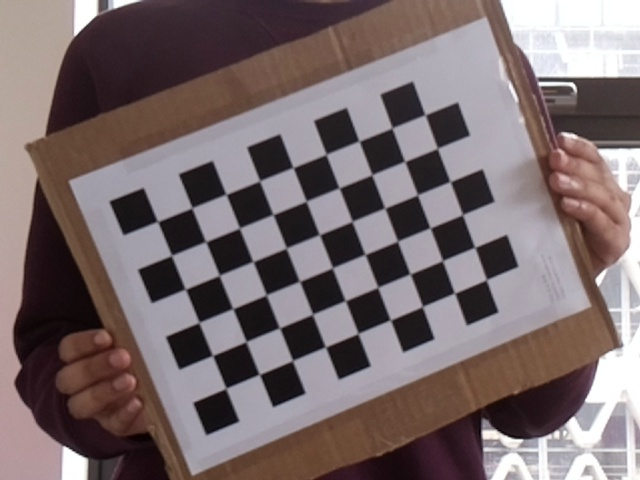
#> input picture opencv/calibration_images/10.jpg, 640 x 480 px; its folder holds only this picture in this run
$ python calibration.py
#> lines starting #> are read from the running program, lines starting #| are printed output that depends on the picture; after the words box and inside, x2 and y2 are one past the last pixel; in counts of white or black regions, pixels touching at a corner belong together; long printed decimals are rounded
#!/usr/bin/env python3
"""
This file contains the script we used to acquire the camera distortion coefficients.
Not this is not our own work, we copied the code from:
https://docs.opencv2.org/3.4/dc/dbb/tutorial_py_calibration.html
"""

import numpy as np
import cv2
import glob

# termination criteria
criteria = (cv2.TERM_CRITERIA_EPS + cv2.TERM_CRITERIA_MAX_ITER, 24, 0.001)

# prepare object points, like (0,0,0), (1,0,0), (2,0,0) ....,(6,5,0)
objp = np.zeros((6*9,3), np.float32)
objp[:,:2] = np.mgrid[0:9,0:6].T.reshape(-1,2)

# Arrays to store object points and image points from all the images.
objpoints = [] # 3d point in real world space
imgpoints = [] # 2d points in image plane.

images = glob.glob('calibration_images/*.jpg')

for fname in images:
	img = cv2.imread(fname)
#> img is the input picture: shape (480, 640, 3); mean B, G, R 108.8, 107.5, 121
	gray = cv2.cvtColor(img, cv2.COLOR_BGR2GRAY)
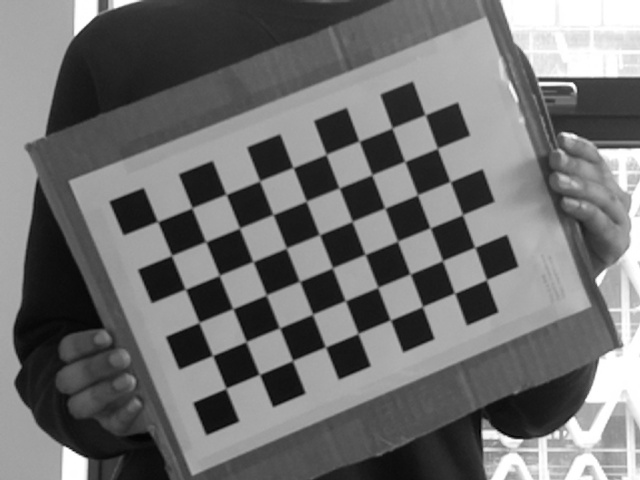
#> gray: shape (480, 640); min 3, max 255, mean 111.7

	# Find the chess board corners
	ret, corners = cv2.findChessboardCorners(gray, (9,6), None)
#> ret = True; corners = 54 rows, first 8: [158.3, 222.3], [191.9, 207.9], [226.6, 194.8], [259.5, 181.3], [293.4, 167.8], [325.9, 154.9], [359.2, 141.4], [391.8, 128]

	# If found, add object points, image points (after refining them)
	if ret == True:
		objpoints.append(objp)

		corners2 = cv2.cornerSubPix(gray,corners, (11,11), (-1,-1), criteria)
#> corners2 = 54 rows, first 8: [157.5, 221.5], [192, 207.8], [226.1, 194.4], [259.6, 180.9], [293, 167.5], [326.1, 154.4], [359.1, 141.1], [392.1, 128]
		imgpoints.append(corners)

		# Draw and display the corners
		cv2.drawChessboardCorners(img, (9,6), corners2, ret)
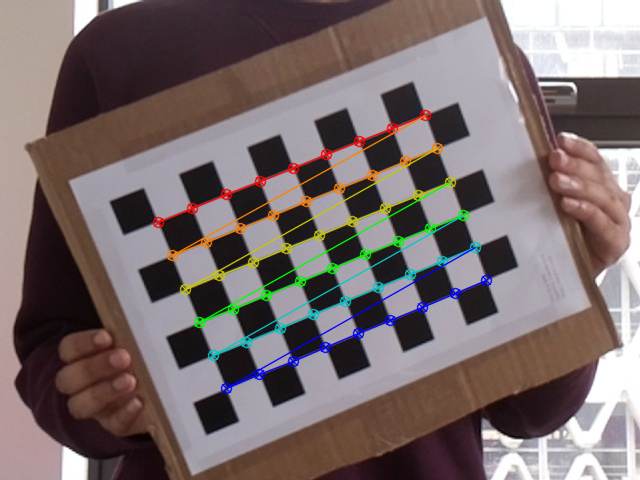
#> img: shape (480, 640, 3); 4.14% of pixels changed, all inside (x1, y1, x2, y2) = (152, 109, 493, 395)
		cv2.imshow('img', img)
		cv2.waitKey(500)

cv2.destroyAllWindows()

ret, mtx, dist, rvecs, tvecs = cv2.calibrateCamera(objpoints, imgpoints, gray.shape[::-1], None, None)
#> ret = 0.144; mtx = [[831, 0, 308.1], [0, 837.8, 230], [0, 0, 1]]; dist = [[-0.133, 12.04, -0.00041, -0.00923, -177.7]]; rvecs = ([0.0751, -0.0669, -0.38],); tvecs = ([-4.13, -0.232, 22.93],)

print(mtx)
#| [[830.975   0.         308.126]
#|  [  0.         837.834 230.001]
#|  [  0.           0.           1.        ]]
print(dist)
#| [[-1.33072075e-01  1.20410121e+01 -4.09806660e-04 -9.22831952e-03
#|   -1.77731122e+02]]
exit()
#> (the program exits here)

$ run again, on opencv/calibration_images/14.jpg
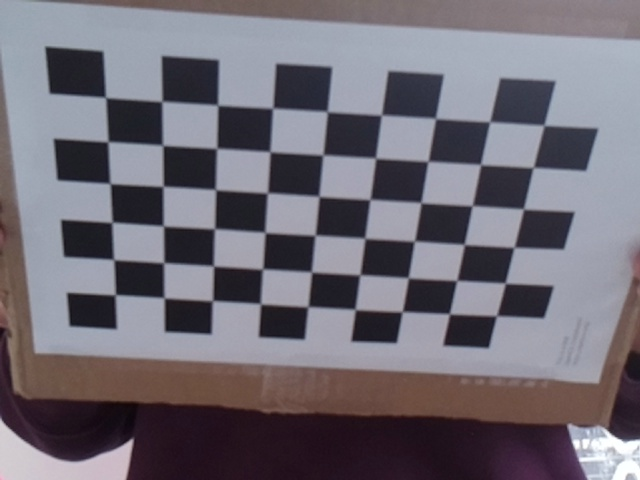
#> input picture opencv/calibration_images/14.jpg, 640 x 480 px
#> img is the input picture: shape (480, 640, 3); mean B, G, R 117.3, 107.9, 112.3
#> `gray = cv2.cvtColor(img, cv2.COLOR_BGR2GRAY)`:
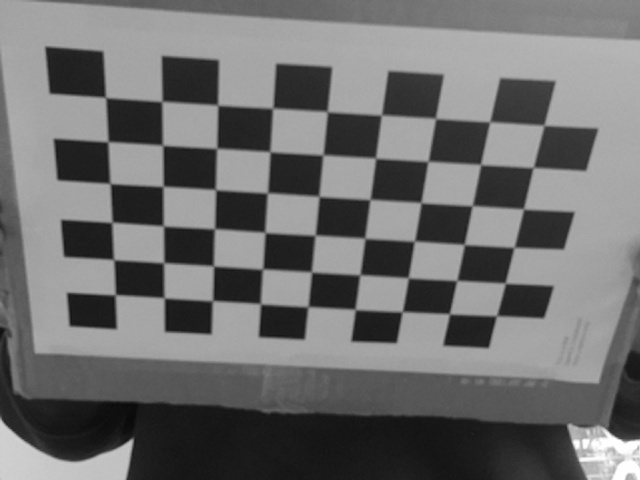
#> gray: shape (480, 640); min 9, max 255, mean 110.3
#> `ret, corners = cv2.findChessboardCorners(gray, (9,6), None)`: ret = True; corners = 54 rows, first 8: [105.4, 97.49], [161.5, 101.7], [217.9, 105.9], [272.6, 108.5], [326.9, 111.8], [381.4, 115.1], [435.9, 119.2], [489.4, 121.9]
#> corners2 = 54 rows, first 8: [105.6, 97.43], [161.9, 101.4], [217.7, 105.1], [272.8, 108.2], [327.3, 111.6], [381.4, 115.1], [435.6, 118.4], [489.7, 121.8]
#> `cv2.drawChessboardCorners(img, (9,6), corners2, ret)`:
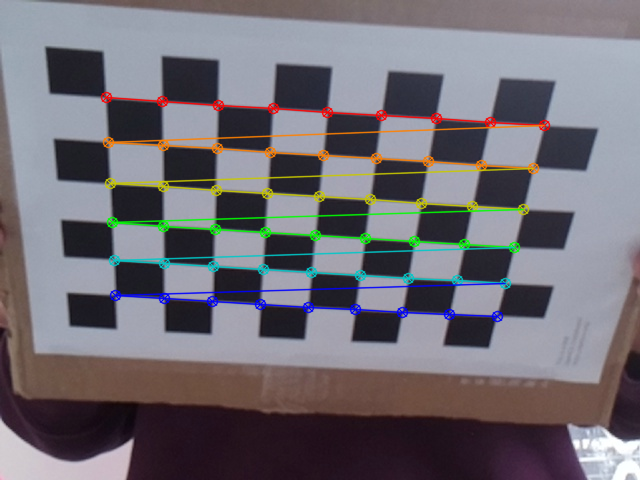
#> img: shape (480, 640, 3); 5.71% of pixels changed, all inside (x1, y1, x2, y2) = (100, 91, 551, 323)
#> `ret, mtx, dist, rvecs, tvecs = cv2.calibrateCamera(objpoints, imgpoint..`: ret = 0.414; mtx = [[1440.9, 0, 203.5], [0, 1610.5, 280.1], [0, 0, 1]]; dist = [[-0.182, 8.37, -0.00681, -0.0406, -64.97]]; rvecs = ([0.872, 0.0455, 0.0391],); tvecs = ([-1.73, -2.93, 26.03],)
#| [[1.44089465e+03 0.00000000e+00 2.03458082e+02]
#|  [0.00000000e+00 1.61054854e+03 2.80134354e+02]
#|  [0.00000000e+00 0.00000000e+00 1.00000000e+00]]
#| [[-1.82131110e-01  8.37037380e+00 -6.80699688e-03 -4.06423702e-02
#|   -6.49715315e+01]]

$ run again, on opencv/calibration_images/15.jpg
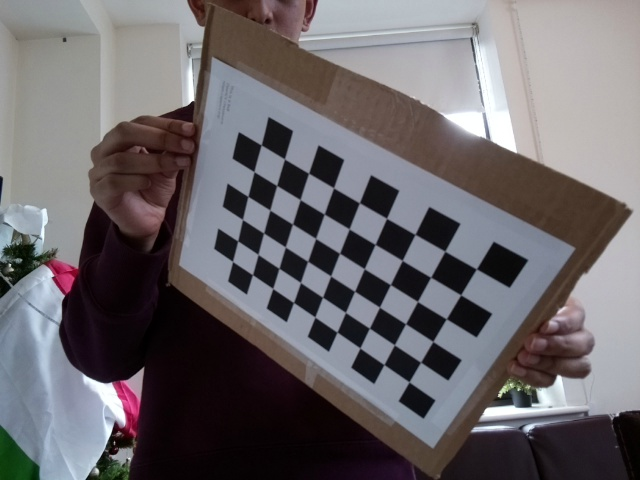
#> input picture opencv/calibration_images/15.jpg, 640 x 480 px
#> img is the input picture: shape (480, 640, 3); mean B, G, R 106.5, 103.1, 107.2
#> `gray = cv2.cvtColor(img, cv2.COLOR_BGR2GRAY)`:
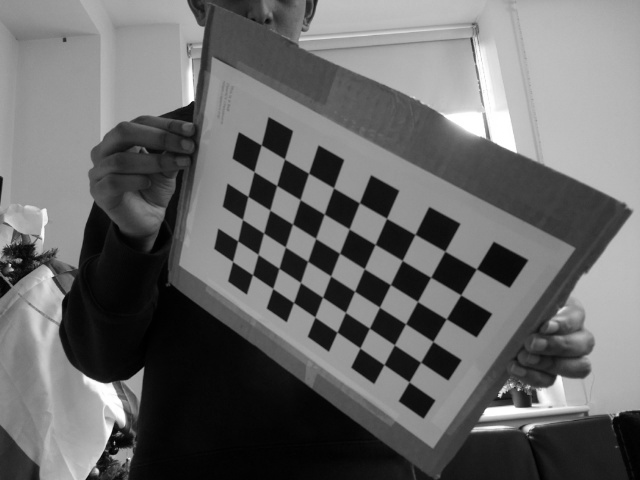
#> gray: shape (480, 640); min 0, max 255, mean 104.7
#> `ret, corners = cv2.findChessboardCorners(gray, (9,6), None)`: ret = True; corners = 54 rows, first 8: [409, 381.8], [384, 364.5], [359.9, 347.9], [337, 332], [314.9, 317], [293.5, 302.5], [272.7, 288.5], [252.5, 274.6]
#> corners2 = 54 rows, first 8: [409, 381.9], [383.9, 364.5], [359.9, 347.9], [337, 332.1], [314.9, 317], [293.5, 302.5], [272.7, 288.5], [252.5, 274.7]
#> `cv2.drawChessboardCorners(img, (9,6), corners2, ret)`:
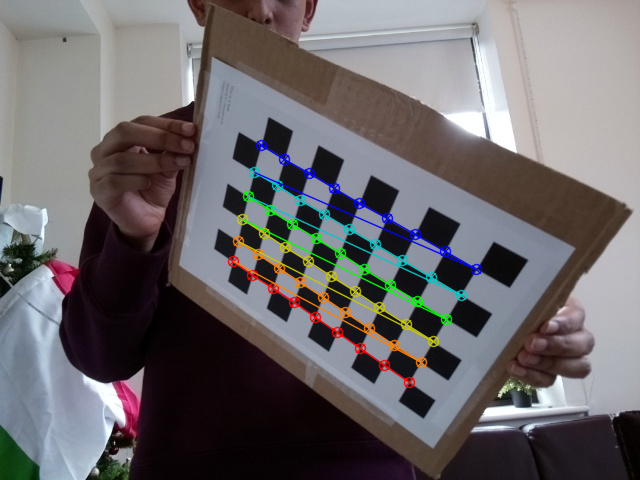
#> img: shape (480, 640, 3); 3.48% of pixels changed, all inside (x1, y1, x2, y2) = (227, 139, 483, 389)
#> `ret, mtx, dist, rvecs, tvecs = cv2.calibrateCamera(objpoints, imgpoint..`: ret = 0.202; mtx = [[406.3, 0, 313.7], [0, 458, 185.4], [0, 0, 1]]; dist = [[-0.00722, 0.781, -0.0191, 0.0096, -1.59]]; rvecs = ([-0.482, 0.601, -2.63],); tvecs = ([3.47, 6.46, 15.05],)
#| [[406.300    0.         313.730 ]
#|  [  0.         457.987 185.426]
#|  [  0.           0.           1.        ]]
#| [[-0.007218  0.7806 -0.01909  0.0096 -1.587]]

$ run again, on opencv/calibration_images/16.jpg
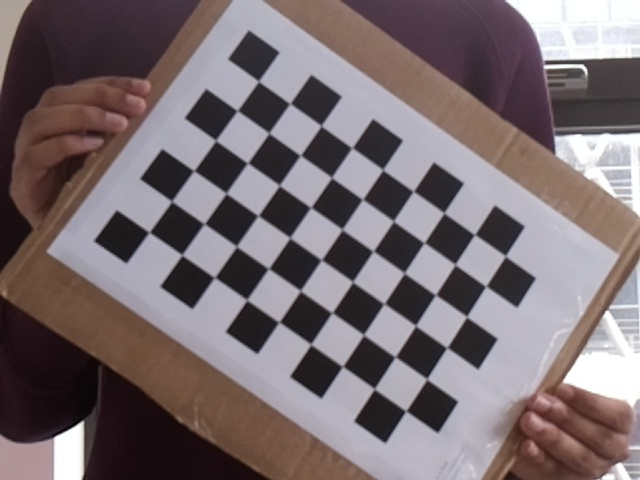
#> input picture opencv/calibration_images/16.jpg, 640 x 480 px
#> img is the input picture: shape (480, 640, 3); mean B, G, R 112.3, 109, 120.8
#> `gray = cv2.cvtColor(img, cv2.COLOR_BGR2GRAY)`:
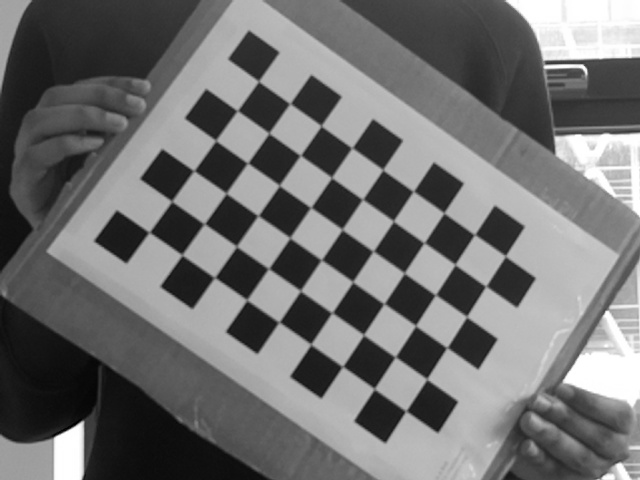
#> gray: shape (480, 640); min 1, max 255, mean 112.9
#> `ret, corners = cv2.findChessboardCorners(gray, (9,6), None)`: ret = True; corners = 54 rows, first 8: [258.5, 81.08], [290.1, 103.6], [321.2, 126.3], [351.1, 148], [383.2, 170.3], [413, 191.4], [443.8, 213.1], [474.3, 234.8]
#> corners2 = 54 rows, first 8: [258.5, 81.23], [289.9, 103.5], [321.2, 125.8], [351.9, 147.8], [382.8, 169.7], [413.3, 191.3], [443.9, 212.9], [474.5, 234.6]
#> `cv2.drawChessboardCorners(img, (9,6), corners2, ret)`:
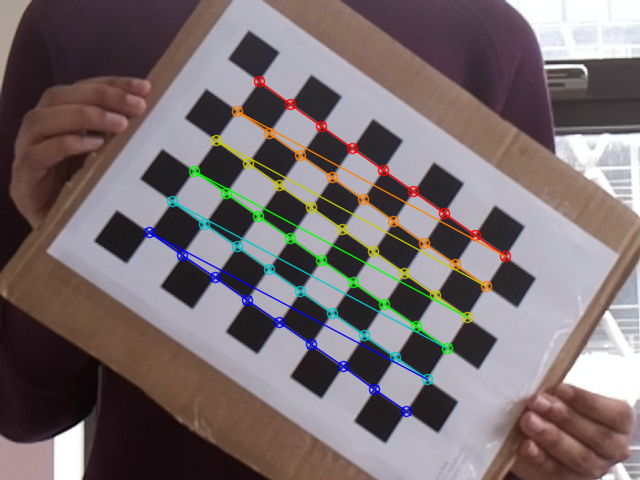
#> img: shape (480, 640, 3); 4.21% of pixels changed, all inside (x1, y1, x2, y2) = (143, 75, 512, 418)
#> `ret, mtx, dist, rvecs, tvecs = cv2.calibrateCamera(objpoints, imgpoint..`: ret = 0.121; mtx = [[1653.4, 0, 376.7], [0, 1654.8, 213.9], [0, 0, 1]]; dist = [[1.09, -49.19, -0.0164, 0.006, 1084.5]]; rvecs = ([-0.279, -0.152, 0.599],); tvecs = ([-3.11, -3.47, 43.78],)
#| [[1.65335887e+03 0.00000000e+00 3.76709416e+02]
#|  [0.00000000e+00 1.65482528e+03 2.13875826e+02]
#|  [0.00000000e+00 0.00000000e+00 1.00000000e+00]]
#| [[ 1.09218617e+00 -4.91876331e+01 -1.63739669e-02  5.99712405e-03
#|    1.08454250e+03]]

$ run again, on opencv/calibration_images/11.jpg
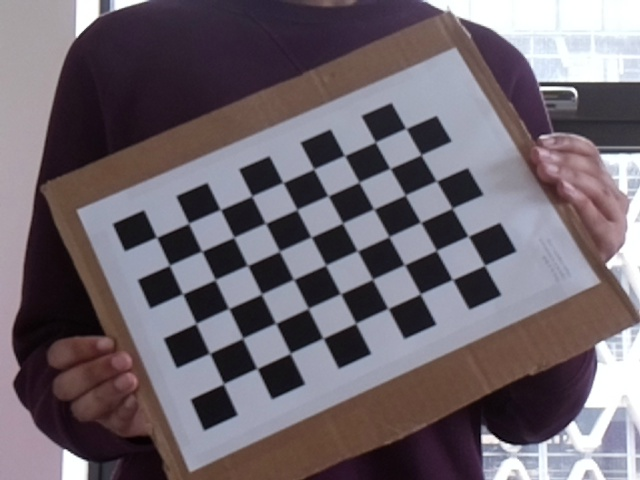
#> input picture opencv/calibration_images/11.jpg, 640 x 480 px
#> img is the input picture: shape (480, 640, 3); mean B, G, R 109.4, 101.7, 110.4
#> `gray = cv2.cvtColor(img, cv2.COLOR_BGR2GRAY)`:
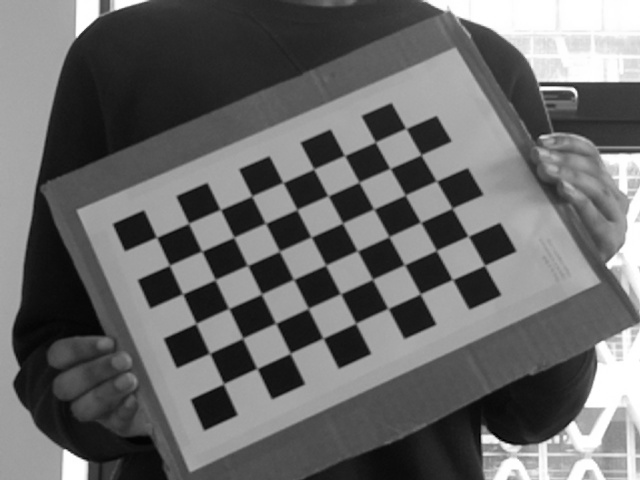
#> gray: shape (480, 640); min 2, max 255, mean 105.2
#> `ret, corners = cv2.findChessboardCorners(gray, (9,6), None)`: ret = True; corners = 54 rows, first 8: [157.1, 237.5], [188.8, 222.9], [221.2, 209.9], [251.8, 196], [282.8, 182.6], [313.7, 169.1], [344.6, 155.5], [375.4, 142.1]
#> corners2 = 54 rows, first 8: [156.5, 237.3], [188.5, 223.3], [220.4, 209.5], [251.8, 196], [282.9, 182.5], [313.8, 169], [344.5, 155.5], [375.3, 142.1]
#> `cv2.drawChessboardCorners(img, (9,6), corners2, ret)`:
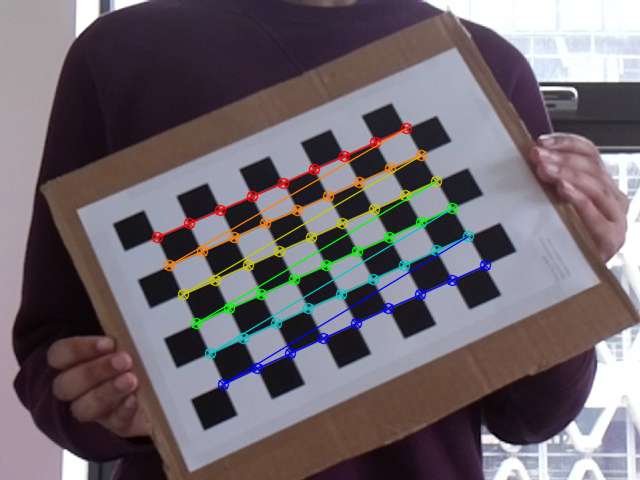
#> img: shape (480, 640, 3); 4.05% of pixels changed, all inside (x1, y1, x2, y2) = (151, 122, 492, 391)
#> `ret, mtx, dist, rvecs, tvecs = cv2.calibrateCamera(objpoints, imgpoint..`: ret = 0.171; mtx = [[1776.6, 0, 321.9], [0, 1962.7, 239.8], [0, 0, 1]]; dist = [[1.65, -73.89, -0.0114, 0.0136, -1968.7]]; rvecs = ([-0.624, -0.0848, -0.432],); tvecs = ([-4.78, -0.061, 51.51],)
#| [[1.77659368e+03 0.00000000e+00 3.21904487e+02]
#|  [0.00000000e+00 1.96274231e+03 2.39839368e+02]
#|  [0.00000000e+00 0.00000000e+00 1.00000000e+00]]
#| [[ 1.64626279e+00 -7.38870397e+01 -1.13877697e-02  1.36082109e-02
#|   -1.96866037e+03]]
